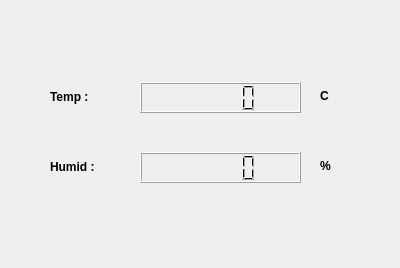
<?xml version="1.0" encoding="UTF-8"?>
<ui version="4.0">
 <class>Form</class>
 <widget class="QWidget" name="Form">
  <property name="geometry">
   <rect>
    <x>0</x>
    <y>0</y>
    <width>400</width>
    <height>268</height>
   </rect>
  </property>
  <property name="windowTitle">
   <string>Form</string>
  </property>
  <widget class="QLabel" name="label">
   <property name="geometry">
    <rect>
     <x>50</x>
     <y>81</y>
     <width>61</width>
     <height>31</height>
    </rect>
   </property>
   <property name="font">
    <font>
     <weight>75</weight>
     <bold>true</bold>
    </font>
   </property>
   <property name="text">
    <string>Temp :</string>
   </property>
  </widget>
  <widget class="QLabel" name="label_2">
   <property name="geometry">
    <rect>
     <x>50</x>
     <y>151</y>
     <width>61</width>
     <height>31</height>
    </rect>
   </property>
   <property name="font">
    <font>
     <weight>75</weight>
     <bold>true</bold>
    </font>
   </property>
   <property name="text">
    <string>Humid :</string>
   </property>
  </widget>
  <widget class="QLCDNumber" name="lcdTemp">
   <property name="geometry">
    <rect>
     <x>140</x>
     <y>82</y>
     <width>161</width>
     <height>31</height>
    </rect>
   </property>
  </widget>
  <widget class="QLCDNumber" name="lcdHumid">
   <property name="geometry">
    <rect>
     <x>140</x>
     <y>152</y>
     <width>161</width>
     <height>31</height>
    </rect>
   </property>
  </widget>
  <widget class="QLabel" name="label_3">
   <property name="geometry">
    <rect>
     <x>320</x>
     <y>80</y>
     <width>20</width>
     <height>31</height>
    </rect>
   </property>
   <property name="font">
    <font>
     <weight>75</weight>
     <bold>true</bold>
    </font>
   </property>
   <property name="text">
    <string>C</string>
   </property>
  </widget>
  <widget class="QLabel" name="label_4">
   <property name="geometry">
    <rect>
     <x>320</x>
     <y>150</y>
     <width>20</width>
     <height>31</height>
    </rect>
   </property>
   <property name="font">
    <font>
     <weight>75</weight>
     <bold>true</bold>
    </font>
   </property>
   <property name="text">
    <string>%</string>
   </property>
  </widget>
 </widget>
 <resources/>
 <connections/>
</ui>
